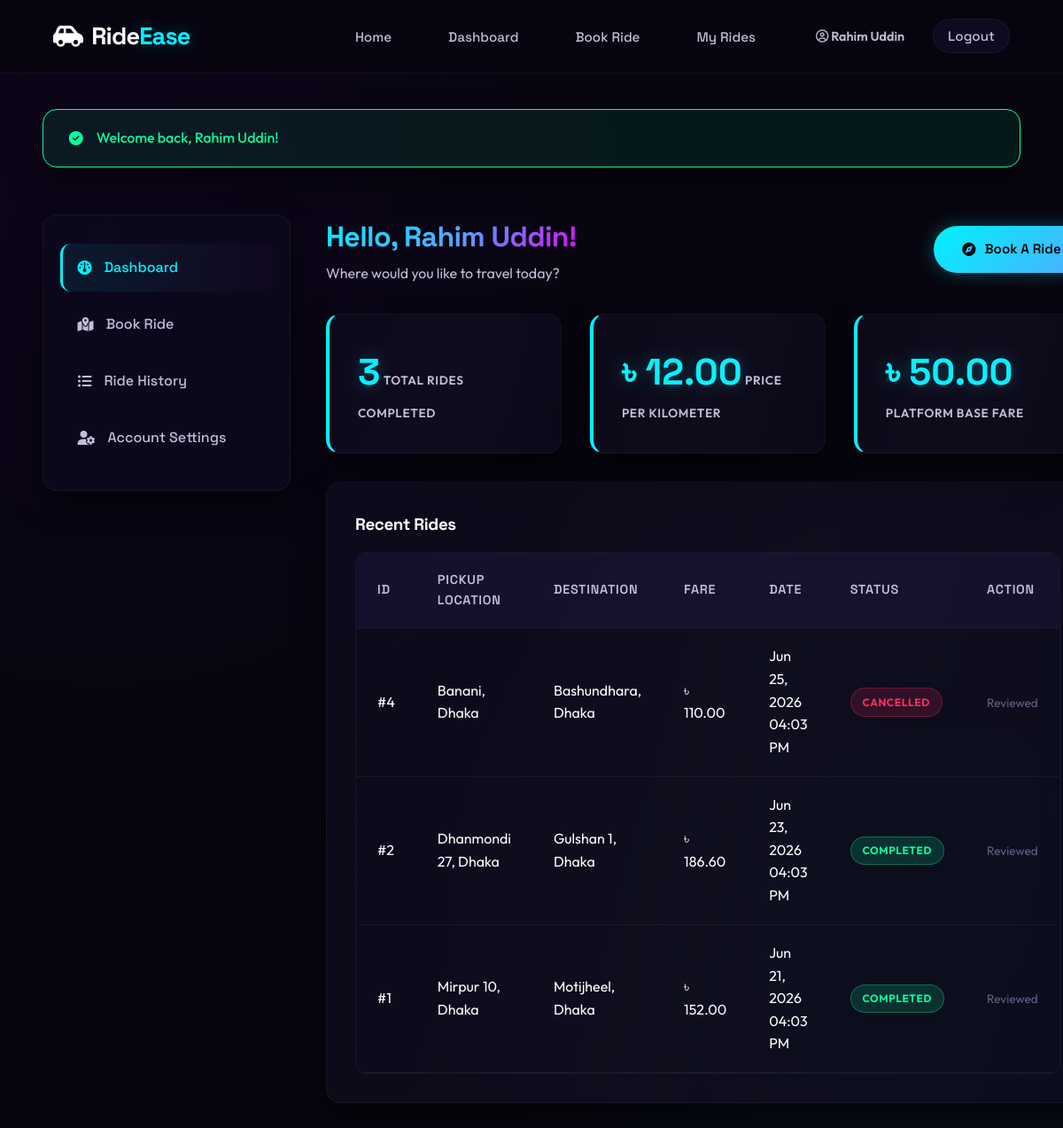
Page /passenger/dashboard.php (signed in) on the earlier database version.
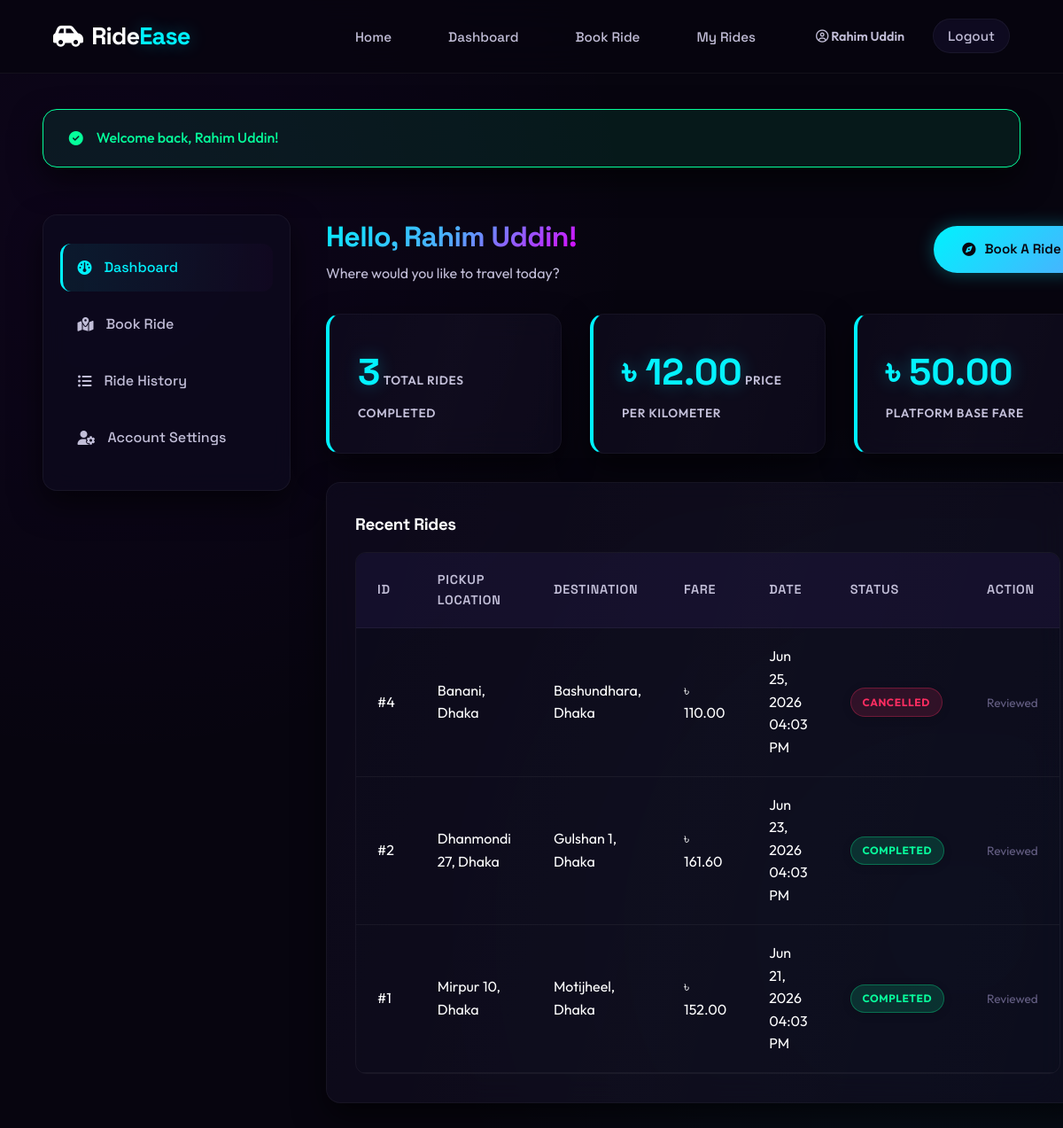
Same page on the later database version.
### tables this page shows
CREATE TABLE IF NOT EXISTS ratings (
    id INT AUTO_INCREMENT PRIMARY KEY,
    ride_id INT NOT NULL UNIQUE,
    driver_id INT NOT NULL,
    passenger_id INT NOT NULL,
    rating TINYINT NOT NULL CHECK (rating BETWEEN 1 AND 5),
    feedback TEXT DEFAULT NULL,
    created_at DATETIME NOT NULL DEFAULT CURRENT_TIMESTAMP,
    FOREIGN KEY (ride_id) REFERENCES rides(id) ON DELETE CASCADE,
    FOREIGN KEY (driver_id) REFERENCES drivers(id) ON DELETE CASCADE,
    FOREIGN KEY (passenger_id) REFERENCES users(id) ON DELETE CASCADE
);

CREATE TABLE IF NOT EXISTS rides (
    id INT AUTO_INCREMENT PRIMARY KEY,
    passenger_id INT NOT NULL,
    driver_id INT DEFAULT NULL,
    pickup_location VARCHAR(255) NOT NULL,
    destination VARCHAR(255) NOT NULL,
    distance_km DECIMAL(8,2) NOT NULL DEFAULT 0,
    base_fare DECIMAL(8,2) NOT NULL DEFAULT 50.00,
    peak_multiplier DECIMAL(3,2) NOT NULL DEFAULT 1.00,
    discount_amount DECIMAL(8,2) NOT NULL DEFAULT 0.00,
    final_fare DECIMAL(8,2) NOT NULL DEFAULT 0.00,
    status ENUM('pending','assigned','on_ride','completed','cancelled') NOT NULL DEFAULT 'pending',
    payment_method ENUM('cash','bkash','card') DEFAULT NULL,
    coupon_id INT DEFAULT NULL,
    created_at DATETIME NOT NULL DEFAULT CURRENT_TIMESTAMP,
    assigned_at DATETIME DEFAULT NULL,
    started_at DATETIME DEFAULT NULL,
    completed_at DATETIME DEFAULT NULL,
    FOREIGN KEY (passenger_id) REFERENCES users(id) ON DELETE CASCADE,
    FOREIGN KEY (driver_id) REFERENCES drivers(id) ON DELETE SET NULL,
    FOREIGN KEY (coupon_id) REFERENCES coupons(id) ON DELETE SET NULL
);

### config/session.php (called while the page is built, shortened)
<?php
function currentUserName(): ?string {
    return $_SESSION['name'] ?? null;
}
function sanitize(string $input): string {
    return htmlspecialchars(trim($input), ENT_QUOTES, 'UTF-8');
}
function formatBDT(float $amount): string {
    return '৳ ' . number_format($amount, 2);
}

### passenger/dashboard.php (the view, shortened to what the changed rows need)
<?php
require_once __DIR__ . '/../config/session.php';
$db = getDB();
$userId = currentUserId();
$rides = [];
try {
    $historyStmt = $db->prepare("
        SELECT r.*, u.name as driver_name, ra.rating
        FROM rides r
        LEFT JOIN drivers d ON r.driver_id = d.id
        LEFT JOIN users u ON d.user_id = u.id
        LEFT JOIN ratings ra ON ra.ride_id = r.id
        WHERE r.passenger_id = ? AND r.status IN ('completed', 'cancelled')
        ORDER BY r.id DESC LIMIT 5
    ");
    $historyStmt->execute([$userId]);
    $rides = $historyStmt->fetchAll();
} catch (PDOException $e) {
    error_log("History check error: " . $e->getMessage());
}
require_once __DIR__ . '/../includes/header.php';
?>
<div class="dashboard-layout">
    <div class="dashboard-content">
        <div style="display:flex; justify-content:space-between; align-items:center; margin-bottom: 2rem;">
            <div>
                <h1 class="gradient-text" style="margin-bottom:0.2rem;">Hello, <?php echo sanitize(currentUserName()); ?>!</h1>
            </div>
        </div>
        <div class="card">
            <div class="table-responsive">
                <table>
                    <thead>
                        <tr>
                            <th>ID</th>
                            <th>Pickup Location</th>
                            <th>Destination</th>
                            <th>Fare</th>
                            <th>Date</th>
                            <th>Status</th>
                            <th>Action</th>
                        </tr>
                    </thead>
                    <tbody>
                        <?php if (empty($rides)): ?>
                            <tr>
                                <td colspan="7" class="text-center text-muted">No rides requested yet. Click "Book Ride" to start.</td>
                            </tr>
                        <?php else: ?>
                            <?php foreach ($rides as $r): ?>
                                <tr>
                                    <td>#<?php echo $r['id']; ?></td>
                                    <td><?php echo sanitize($r['pickup_location']); ?></td>
                                    <td><?php echo sanitize($r['destination']); ?></td>
                                    <td><?php echo formatBDT($r['final_fare']); ?></td>
                                    <td><?php echo date('M d, Y h:i A', strtotime($r['created_at'])); ?></td>
                                    <td><span class="badge badge-<?php echo $r['status']; ?>"><?php echo $r['status']; ?></span></td>
                                    <td>
                                        <?php if ($r['status'] === 'completed' && !$r['rating']): ?>
                                            <a href="track_ride.php?ride_id=<?php echo $r['id']; ?>" class="btn btn-secondary" style="padding: 0.3rem 0.8rem; font-size:0.8rem;">Rate Driver</a>
                                        <?php else: ?>
                                            <span class="text-muted" style="font-size:0.85rem;">Reviewed</span>
                                        <?php endif; ?>
                                    </td>
                                </tr>
                            <?php endforeach; ?>
                        <?php endif; ?>
                    </tbody>
                </table>
            </div>
        </div>
    </div>
</div>

Differences in the rows shown:
changed through a linked row, ratings "Dhanmondi 27, Dhaka": ride.final_fare "৳ 186.60" → "৳ 161.60"
